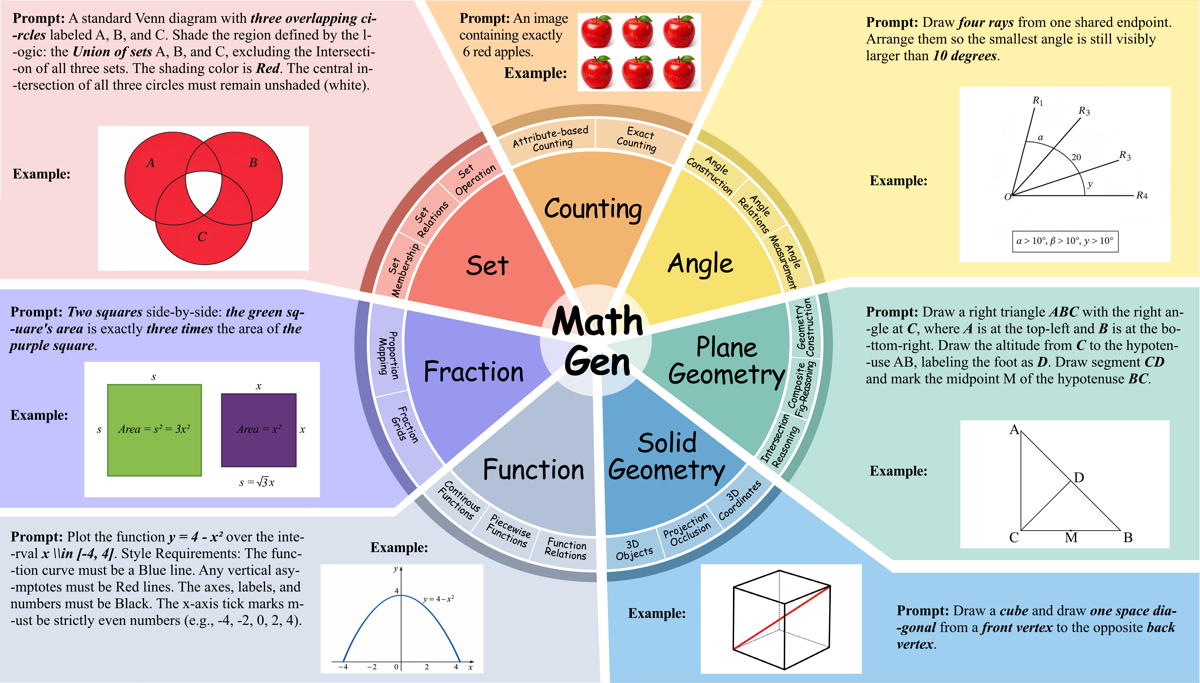
#> input picture assets/7domains.png, 1200 x 683 px
$ python open_scene_5.py --image ../../../assets/7domains.png
#> lines starting #> are read from the running program, lines starting #| are printed output that depends on the picture; after the words box and inside, x2 and y2 are one past the last pixel; in counts of white or black regions, pixels touching at a corner belong together
### data/evaluate_script/open_scene/open_scene_common.py
import math
import re
from itertools import combinations
from typing import Dict, List, Tuple

import cv2
import numpy as np


def _read_image(image_path: str):
    img = cv2.imread(image_path)
    if img is None:
        return None, {"image_readable": False}, {}
    gray = cv2.cvtColor(img, cv2.COLOR_BGR2GRAY)
    ink = float((gray < 245).mean())
    return img, {"image_readable": True, "foreground_present": ink > 0.005}, {"ink_ratio": ink}


def _result(case_id: int, source_topic: str, criteria: Dict[str, bool], meta: Dict[str, object]):
    clean = {k: bool(v) for k, v in criteria.items()}
    return {
        "id": case_id,
        "source_topic": source_topic,
        "passed": all(clean.values()),
        "criteria": clean,
        "meta": meta,
    }


def _hsv_mask(img, color: str):
    hsv = cv2.cvtColor(img, cv2.COLOR_BGR2HSV)
    color = color.lower()
    if color == "red":
        return cv2.bitwise_or(
            cv2.inRange(hsv, np.array([0, 80, 50]), np.array([12, 255, 255])),
            cv2.inRange(hsv, np.array([168, 80, 50]), np.array([179, 255, 255])),
        )
    if color == "green":
        return cv2.inRange(hsv, np.array([35, 50, 40]), np.array([90, 255, 255]))
    if color == "blue":
        return cv2.inRange(hsv, np.array([90, 50, 40]), np.array([135, 255, 255]))
    if color == "yellow":
        return cv2.inRange(hsv, np.array([18, 70, 60]), np.array([38, 255, 255]))
    if color == "dark":
        gray = cv2.cvtColor(img, cv2.COLOR_BGR2GRAY)
        return cv2.threshold(gray, 130, 255, cv2.THRESH_BINARY_INV)[1]
    if color == "white":
        gray = cv2.cvtColor(img, cv2.COLOR_BGR2GRAY)
        return cv2.threshold(gray, 180, 255, cv2.THRESH_BINARY)[1]
    return np.zeros(img.shape[:2], dtype=np.uint8)


def _components(mask, img_shape, min_area_ratio=0.0004, max_area_ratio=0.20):
    mask = cv2.morphologyEx(mask, cv2.MORPH_OPEN, np.ones((3, 3), np.uint8))
    mask = cv2.morphologyEx(mask, cv2.MORPH_CLOSE, np.ones((5, 5), np.uint8))
    h, w = img_shape[:2]
    min_area = max(12, int(h * w * min_area_ratio))
    max_area = int(h * w * max_area_ratio)
    n, labels, stats, centroids = cv2.connectedComponentsWithStats(mask, connectivity=8)
    out = []
    for i in range(1, n):
        area = int(stats[i, cv2.CC_STAT_AREA])
        if area < min_area or area > max_area:
            continue
        x = int(stats[i, cv2.CC_STAT_LEFT])
        y = int(stats[i, cv2.CC_STAT_TOP])
        ww = int(stats[i, cv2.CC_STAT_WIDTH])
        hh = int(stats[i, cv2.CC_STAT_HEIGHT])
        cx, cy = centroids[i]
        out.append({"area": area, "bbox": (x, y, ww, hh), "center": (float(cx), float(cy))})
    return out


def _mask_ratio(mask) -> float:
    return float((mask > 0).mean()) if mask is not None and mask.size else 0.0


# [61 lines left out: functions _largest_component_area_ratio, _line_count, _line_angle_cluster_count, _long_line_count, _parallel_line_pair_count, _line_angle_values, not called in this run]


def _has_horizontal_line(gray, min_length_ratio=0.16, tol=12.0):
    return any(min(a, 180.0 - a) <= tol for a in _line_angle_values(gray, min_length_ratio=min_length_ratio))


# [6 lines left out: function _hough_lines, not called in this run]


def _angle_diff_deg(a: float, b: float) -> float:
    return abs((a - b + 180.0) % 360.0 - 180.0)


def _undirected_angle_diff_deg(a: float, b: float) -> float:
    return min(_angle_diff_deg(a, b), _angle_diff_deg(a + 180.0, b))


# [117 lines left out: functions _clock_hand_angles, _clock_expected_angle, _clock_hands_match, _chocolate_missing_count_plausible, _circle_count, _hough_circle_candidates and 1 more, not called in this run]


def _point_membership(point, circles):
    x, y = point
    return [i for i, (cx, cy, r) in enumerate(circles) if math.hypot(x - cx, y - cy) <= r * 0.92]


# [61 lines left out: functions _set_expected_total, _set_relation_matches, _parse_fraction, _blue_fill_fraction, not called in this run]


def _parse_exact_count(prompt: str):
    m = re.search(r"\bexactly\s+(\d+)\b", prompt, flags=re.I)
    return int(m.group(1)) if m else None


def _evaluate_counting(img, target, criteria, meta):
    expected = target.get("expected_count")
    red = _components(_hsv_mask(img, "red"), img.shape, min_area_ratio=0.00015, max_area_ratio=0.03)
    tol = max(1, int(round((expected or 1) * 0.20)))
    observed = len(red)
    criteria["red_objects_detected"] = observed > 0
    criteria["count_close_to_prompt"] = expected is not None and abs(observed - expected) <= tol
    criteria["realistic_count_not_overcrowded"] = expected is not None and expected <= 7 and observed <= 7
    meta.update({"expected_count": expected, "observed_red_objects": observed, "count_tolerance": tol})


# [245 lines left out: functions _evaluate_realistic_set, _evaluate_plane_geometry, _evaluate_clock_angle, _evaluate_fraction, _evaluate_function, _evaluate_solid_geometry, not called in this run]


def evaluate_real_set_case(image_path: str, case_id: int, prompt: str, source_topic: str, target: Dict[str, object]):
    img, criteria, meta = _read_image(image_path)
    if img is None:
        return _result(case_id, source_topic, criteria, meta)

    meta.update({"case_id": case_id})
    if source_topic == "counting":
        _evaluate_counting(img, target, criteria, meta)
    elif source_topic == "set":
        _evaluate_realistic_set(img, prompt, target, criteria, meta)
    elif source_topic == "plane_geometry":
        _evaluate_plane_geometry(img, prompt, target, criteria, meta)
    elif source_topic == "angle":
        _evaluate_clock_angle(img, target, criteria, meta)
    elif source_topic == "fraction":
        _evaluate_fraction(img, target, criteria, meta)
    elif source_topic == "function":
        _evaluate_function(img, target, criteria, meta)
    elif source_topic == "solid_geometry":
        _evaluate_solid_geometry(img, target, criteria, meta)
    else:
        criteria["known_source_topic"] = False

    meta.update({"case_id": case_id, "source_topic": source_topic, "target": target})
    return _result(case_id, source_topic, criteria, meta)

### data/evaluate_script/evaluator_utils.py
"""Shared utilities for MathGen deterministic evaluator scripts.

These helpers standardize evaluator I/O without changing task-level decisions.
Prompt-specific scripts should keep their mathematical logic local or in a
topic-level common module.
"""

from __future__ import annotations

import argparse
import importlib.util
import json
import os
import re
from pathlib import Path
from typing import Any, Callable, Mapping, Optional


# [4 lines left out: function parse_image_id, not called in this run]


def to_jsonable(value: Any) -> Any:
    """Convert common numpy/scipy scalar and array values to JSON-safe types."""
    if isinstance(value, Mapping):
        return {str(k): to_jsonable(v) for k, v in value.items()}
    if isinstance(value, (list, tuple)):
        return [to_jsonable(v) for v in value]
    if hasattr(value, "item"):
        try:
            return value.item()
        except Exception:
            pass
    if hasattr(value, "tolist"):
        try:
            return value.tolist()
        except Exception:
            pass
    return value


def make_report(passed: bool, criteria: Optional[Mapping[str, Any]] = None, meta: Optional[Mapping[str, Any]] = None) -> dict:
    """Create the canonical evaluator report dictionary."""
    clean_criteria = {str(k): bool(v) for k, v in (criteria or {}).items()}
    return {
        "passed": bool(passed),
        "criteria": clean_criteria,
        "meta": to_jsonable(dict(meta or {})),
    }


def normalize_report(report: Any) -> dict:
    """Normalize legacy bool/list/dict evaluator outputs to the report schema."""
    report = to_jsonable(report)
    if isinstance(report, dict):
        passed = bool(report.get("passed", False))
        criteria = report.get("criteria", {})
        meta = report.get("meta", {})
        extra = {k: v for k, v in report.items() if k not in {"passed", "criteria", "meta"}}
        if extra:
            meta = {**dict(meta or {}), **extra}
        return make_report(passed, criteria, meta)
    if isinstance(report, (list, tuple)) and report:
        return make_report(bool(report[0]), meta={"raw_report": report})
    return make_report(bool(report), meta={"raw_report": report})


def print_report(report: Any, *, indent: int = 2) -> None:
    """Print a normalized evaluator report as JSON."""
    print(json.dumps(normalize_report(report), ensure_ascii=False, indent=indent))


# [17 lines left out: functions load_sibling_module, run_simple_cli, not called in this run]

### data/evaluate_script/open_scene/open_scene_5.py
#!/usr/bin/env python3
from __future__ import annotations
import argparse
import json
import math
import os
import re
import sys
from pathlib import Path
from typing import Any, Dict, Iterable, List, Optional, Sequence, Tuple
import cv2
import numpy as np
sys.path.insert(0, str(Path(__file__).resolve().parent))
sys.path.insert(0, str(Path(__file__).resolve().parent.parent / 'plane'))
sys.path.insert(0, str(Path(__file__).resolve().parents[1]))
from evaluator_utils import print_report
from open_scene_common import *
import plane_common as _common
from plane_common import *
PROMPT_ID = 5
sys.path.insert(0, str(Path(__file__).resolve().parent))
CASE_ID = 12
SOURCE_TOPIC = 'counting'
PROMPT = 'A realistic outdoor scene of one apple tree with exactly 14 red apples on its branches. Keep composition clean with no extra red objects.'
TARGET = {'source_topic': 'counting', 'expected_count': 14, 'target_color': 'red', 'expected_circles': 0, 'expected_shapes': {}, 'relation': '', 'set_relation': '', 'minute_hand': None, 'hour_hand': None, 'target_fraction': None, 'object': '', 'function_shape': '', 'solids': []}

def evaluate(image_path: str):
    return evaluate_real_set_case(image_path, CASE_ID, PROMPT, SOURCE_TOPIC, TARGET)

def main() -> None:
    parser = argparse.ArgumentParser(description='Evaluate MathGen open_scene case 5.')
    parser.add_argument('--image', type=str, required=True, help='Path to the generated image.')
    args = parser.parse_args()
    print_report(evaluate(args.image))
#> in _read_image, img is the input picture: shape (683, 1200, 3); mean B, G, R 202.5, 206.5, 210.4
#> in _read_image, `gray = cv2.cvtColor(img, cv2.COLOR_BGR2GRAY)`:
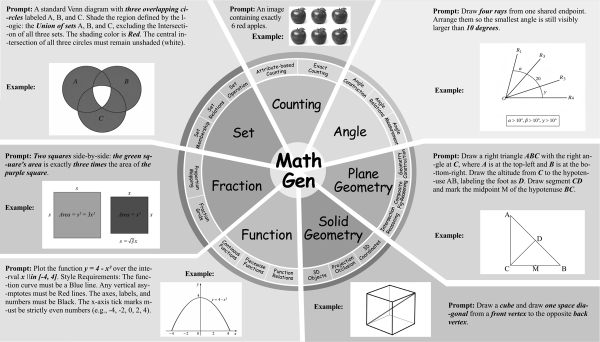
#> gray: shape (683, 1200) (shown at 1/2 size); min 0, max 255, mean 207.2
#> in _read_image, `ink = float((gray < 245).mean())`: ink = 0.796
#> in evaluate_real_set_case, `img, criteria, meta = _read_image(image_path)`: criteria = {'image_readable': True, 'foreground_present': True}; meta = {'ink_ratio': 0.796}
#> in _hsv_mask, `return cv2.bitwise_or( cv2.inRange(hsv, np.array([0, 80, 50]), np.arra..`:
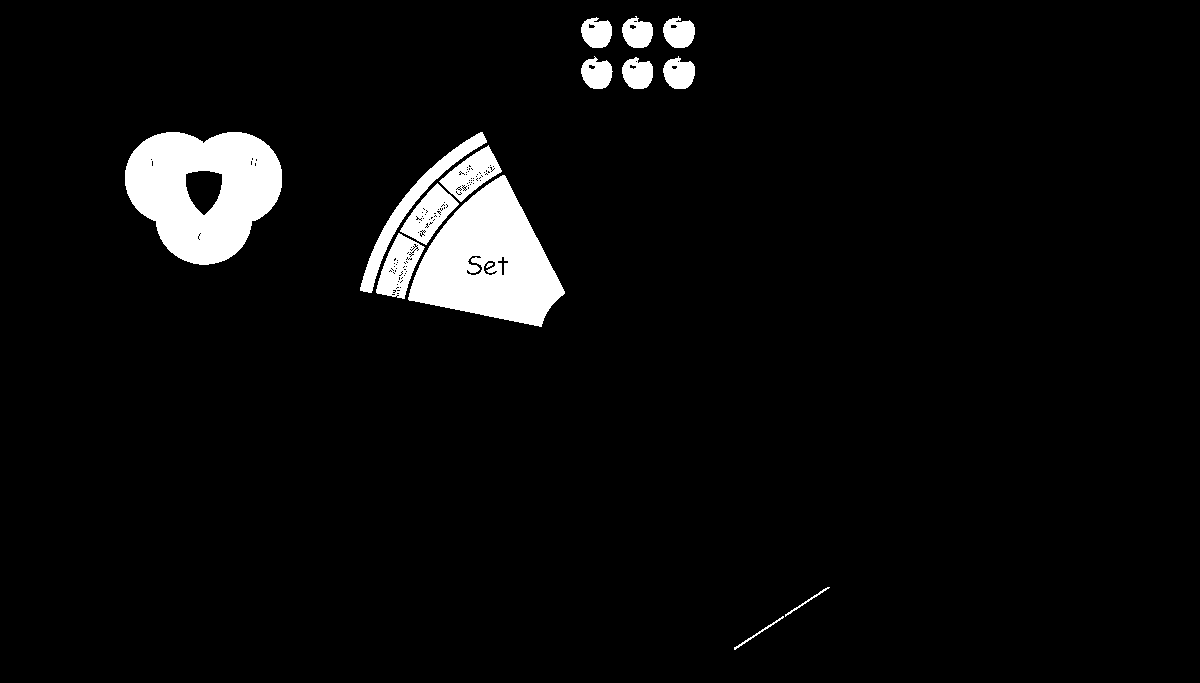
#> returned value: shape (683, 1200); 4.9% white; 15 white regions, largest, box (x1, y1, x2, y2) and area: (125, 132, 282, 265) 14297, (408, 175, 565, 327) 13634, (360, 132, 487, 293) 2464
#> in _components, `mask = cv2.morphologyEx(mask, cv2.MORPH_OPEN, np.ones((3, 3), np.uint8))`:
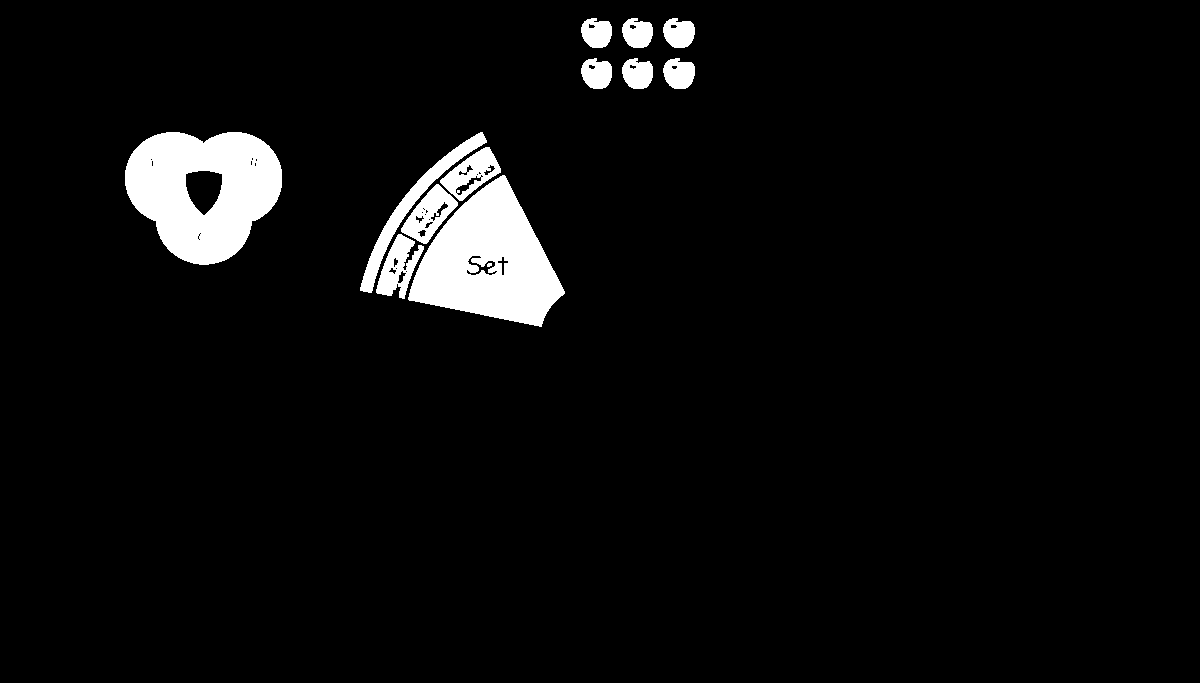
#> mask: shape (683, 1200); 4.8% white; 13 white regions (1 under 20 px), largest, box (x1, y1, x2, y2) and area: (125, 132, 282, 265) 14297, (408, 175, 565, 327) 13621, (360, 132, 487, 293) 2464
#> in _components, `mask = cv2.morphologyEx(mask, cv2.MORPH_CLOSE, np.ones((5, 5), np.uint..`:
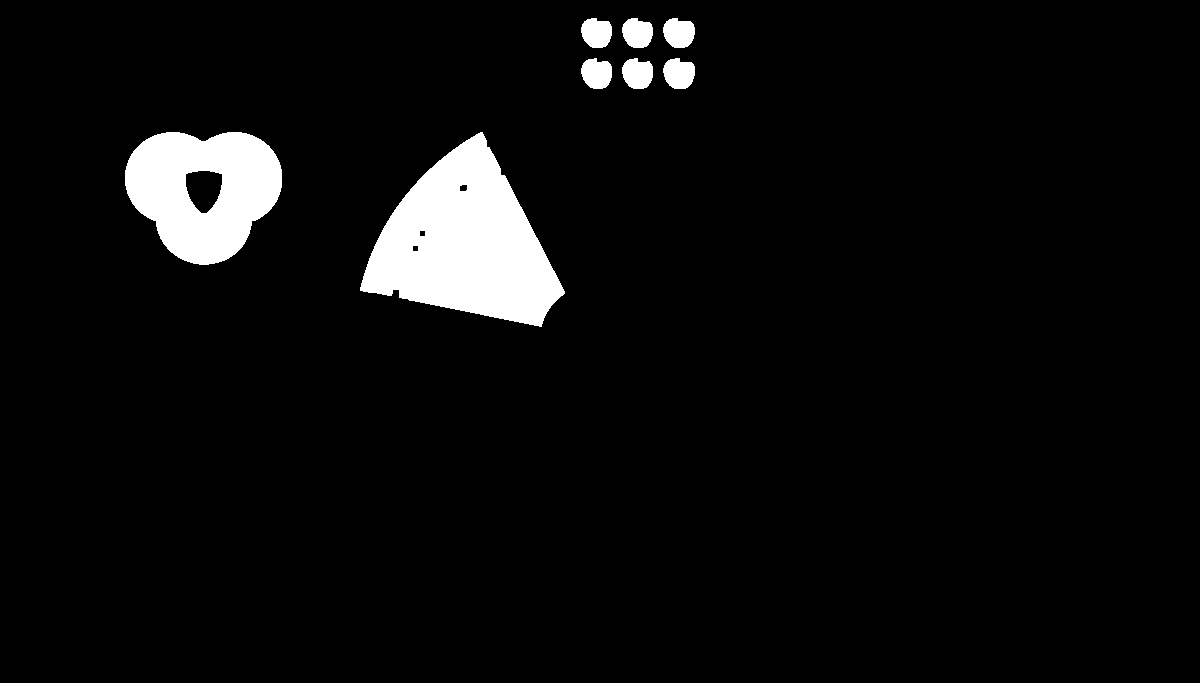
#> mask: shape (683, 1200); 5.1% white; 8 white regions, largest, box (x1, y1, x2, y2) and area: (360, 132, 565, 327) 22715, (125, 132, 282, 265) 14330, (663, 58, 695, 89) 776
#> in _components, `h, w = img_shape[:2]`: h = 683; w = 1200
#> in _components, `min_area = max(12, int(h * w * min_area_ratio))`: min_area = 122
#> in _components, `max_area = int(h * w * max_area_ratio)`: max_area = 24588
#> in _components, `n, labels, stats, centroids = cv2.connectedComponentsWithStats(mask, c..`:
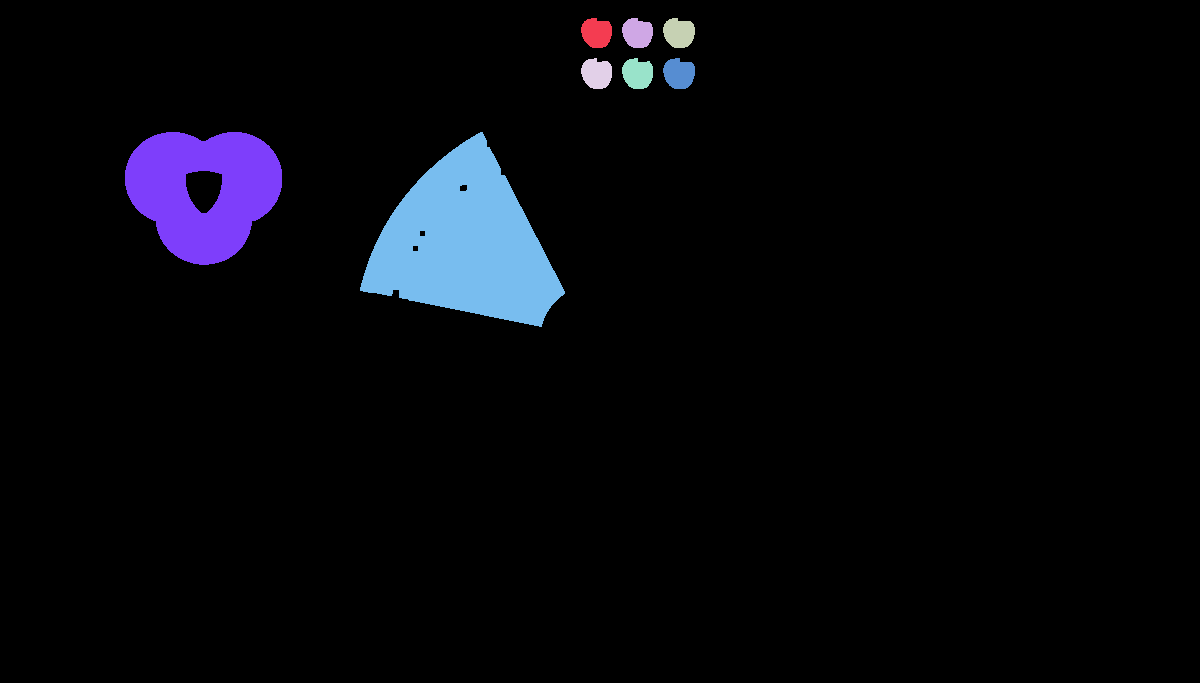
#> labels: shape (683, 1200) int32; 9 distinct labels, from 0 to 8; one colour per label, 0 black
#> in _components, `n, labels, stats, centroids = cv2.connectedComponentsWithStats(mask, c..`: n = 9; stats = [[0, 0, 1200, 683, 778032], [581, 18, 31, 30, 740], [622, 18, 31, 30, 734], [663, 18, 32, 30, 756], [581, 58, 31, 31, 757], [622, 58, 31, 31, 760], [663, 58, 32, 31, 776], [125, 132, 157, 133, 14330], [360, 132, 205, 195, 22715]]; centroids = [[610.5, 348.3], [596.2, 32.46], [637.1, 32.63], [678.6, 32.5], [596.4, 73.16], [637.2, 73.24], [678.6, 73.18], [203.3, 190.6], [464.5, 243.4]]
#> the loop in _components, `for i in range(1, n):` made 8 passes
#> (area, x, y, ww, hh, cx, cy) on passes 1 to 8: (740, 581, 18, 31, 30, 596.2, 32.46), (734, 622, 18, 31, 30, 637.1, 32.63), (756, 663, 18, 32, 30, 678.6, 32.5), (757, 581, 58, 31, 31, 596.4, 73.16), (760, 622, 58, 31, 31, 637.2, 73.24), (776, 663, 58, 32, 31, 678.6, 73.18), (14330, 125, 132, 157, 133, 203.3, 190.6), (22715, 360, 132, 205, 195, 464.5, 243.4)
#> after the loop in _components, `for i in range(1, n):`: out = 8 items
#> in _evaluate_counting, `observed = len(red)`: observed = 8
#> in _result, `clean = {k: bool(v) for k, v in criteria.items()}`: clean = {'image_readable': True, 'foreground_present': True, 'red_objects_detected': True, 'count_close_to_prompt': False, 'realistic_count_not_overcrowded': False}
#> in normalize_report, `report = to_jsonable(report)`: report = 5 items
#> in normalize_report, `passed = bool(report.get("passed", False))`: passed = False
#> in normalize_report, `criteria = report.get("criteria", {})`: criteria has the same summary as clean in _result
#> in normalize_report, `meta = report.get("meta", {})`: meta = 7 items
#> in normalize_report, `extra = {k: v for k, v in report.items() if k not in {"passed", "crite..`: extra = {'id': 12, 'source_topic': 'counting'}
#> in make_report, `clean_criteria = {str(k): bool(v) for k, v in (criteria or {}).items()}`: clean_criteria has the same summary as clean in _result
#> (printed output is left out)
if __name__ == '__main__':
    main()
